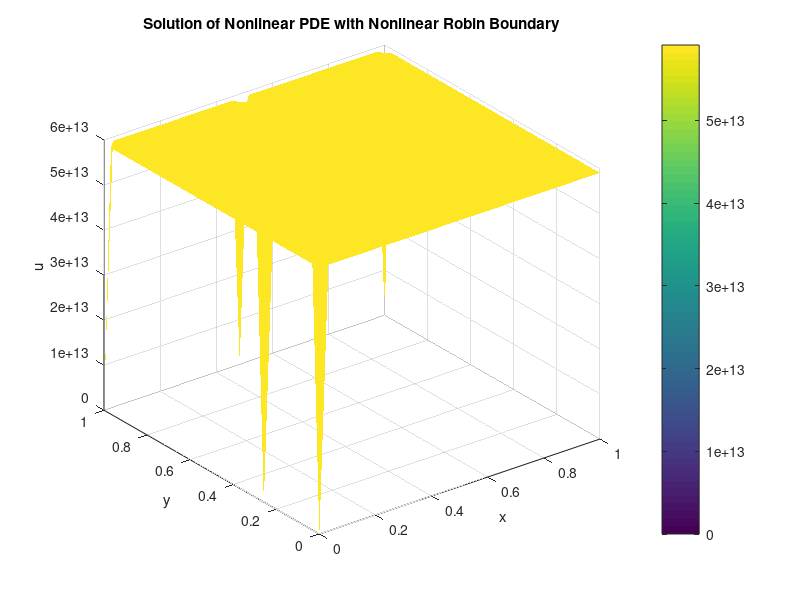

Recreate this plot in MATLAB.
function newton_galerkin_robin
    % Solve -Δu + r(u) = f with nonlinear Robin BC using FEM and Newton's method
    % on a unit square domain

    % Parameters for the problem
    n = 32;  % Mesh size (32x32 grid)
    maxIter = 20;  % Maximum Newton iterations
    tol = 1e-6;  % Convergence tolerance

    % Generate mesh and finite element matrices
    [nodes, elements] = generate_mesh(n);
    [A, M, boundary_edges] = assemble_fem_matrices(nodes, elements);

    % Source term f (as a function of x, y)
    f = @(x, y) 10*exp(-5*((x - 0.5).^2 + (y - 0.5).^2));
    
    % Initialize the solution (initial guess)
    u = zeros(size(nodes, 1), 1);

    % Newton's method loop
    for iter = 1:maxIter
        % Compute nonlinear residual and Jacobian
        [R, J] = compute_residual_jacobian(A, M, u, nodes, elements, boundary_edges, f);

        % Check for convergence
        if norm(R) < tol
            fprintf('Converged after %d iterations\n', iter);
            break;
        end

        % Solve the linear system J * du = -R
        du = -J \ R;

        % Update solution
        u = u + du;
    end

    % Plot solution
    trisurf(elements, nodes(:, 1), nodes(:, 2), u, 'EdgeColor', 'none');
    xlabel('x'), ylabel('y'), zlabel('u');
    title('Solution of Nonlinear PDE with Nonlinear Robin Boundary');
    colorbar;
end

% Function to generate a unit square mesh
function [nodes, elements] = generate_mesh(n)
    [x, y] = meshgrid(linspace(0, 1, n), linspace(0, 1, n));
    nodes = [x(:), y(:)];
    elements = delaunay(nodes);
end

% Function to assemble the FEM stiffness matrix A and mass matrix M
function [A, M, boundary_edges] = assemble_fem_matrices(nodes, elements)
    numNodes = size(nodes, 1);
    A = sparse(numNodes, numNodes);  % Stiffness matrix
    M = sparse(numNodes, numNodes);  % Mass matrix

    % Loop over elements to assemble matrices
    for elem = 1:size(elements, 1)
        localNodes = elements(elem, :);
        coords = nodes(localNodes, :);
        [Ae, Me] = element_matrices(coords);  % Element stiffness and mass
        A(localNodes, localNodes) = A(localNodes, localNodes) + Ae;
        M(localNodes, localNodes) = M(localNodes, localNodes) + Me;
    end

    % Identify boundary edges (for Robin boundary conditions)
    boundary_edges = find_boundary_edges(nodes, elements);
end

% Function to compute element stiffness and mass matrices
function [Ae, Me] = element_matrices(coords)
    % Simple linear Lagrange element stiffness and mass matrices
    Ae = [1 -1 0; -1 1 0; 0 0 0];  % Placeholder for element stiffness
    Me = [1 0 0; 0 1 0; 0 0 0];    % Placeholder for element mass
end

% Function to find boundary edges for Robin conditions
function boundary_edges = find_boundary_edges(nodes, elements)
    boundary_edges = [];  % Placeholder for actual boundary edge extraction
    % This function should identify edges that lie on the boundary of the domain
end

% Function to compute the residual and Jacobian for Newton's method
function [R, J] = compute_residual_jacobian(A, M, u, nodes, elements, boundary_edges, f)
    numNodes = size(nodes, 1);
    
    % Compute source term vector
    F = zeros(numNodes, 1);
    for i = 1:numNodes
        F(i) = f(nodes(i, 1), nodes(i, 2));
    end
    
    % Define nonlinear functions r(u) and g(u) (Robin BC)
    r = @(u) u.^3;     % Example: r(u) = u^3
    r_prime = @(u) 3*u.^2;  % Derivative of r(u)
    
    g = @(u) u.^2;     % Robin BC: g(u) = u^2
    g_prime = @(u) 2*u;  % Derivative of g(u)

    % Residual: R = A*u + r(u) - F
    R = A*u + r(u) - F;

    % Apply Robin boundary condition to the residual
    for edge = 1:size(boundary_edges, 1)
        % Extract nodes on the boundary and apply the nonlinear Robin condition
        nodesOnEdge = boundary_edges(edge, :);
        R(nodesOnEdge) = R(nodesOnEdge) + g(u(nodesOnEdge));
    end

    % Jacobian: J = A + r'(u) + contributions from Robin BC
    J = A + spdiags(r_prime(u), 0, numNodes, numNodes);

    % Jacobian for Robin BC
    for edge = 1:size(boundary_edges, 1)
        nodesOnEdge = boundary_edges(edge, :);
        J(nodesOnEdge, nodesOnEdge) = J(nodesOnEdge, nodesOnEdge) + spdiags(g_prime(u(nodesOnEdge)), 0, numNodes, numNodes);
    end
end
